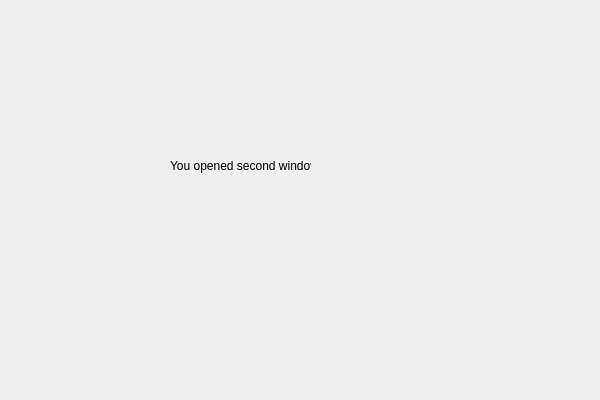
<?xml version="1.0" encoding="UTF-8"?>
<ui version="4.0">
 <class>SecondWindow</class>
 <widget class="QDialog" name="SecondWindow">
  <property name="geometry">
   <rect>
    <x>0</x>
    <y>0</y>
    <width>600</width>
    <height>400</height>
   </rect>
  </property>
  <property name="windowTitle">
   <string>Dialog</string>
  </property>
  <widget class="QLabel" name="label">
   <property name="geometry">
    <rect>
     <x>170</x>
     <y>110</y>
     <width>141</width>
     <height>111</height>
    </rect>
   </property>
   <property name="text">
    <string>You opened second window!</string>
   </property>
  </widget>
 </widget>
 <resources/>
 <connections/>
</ui>
